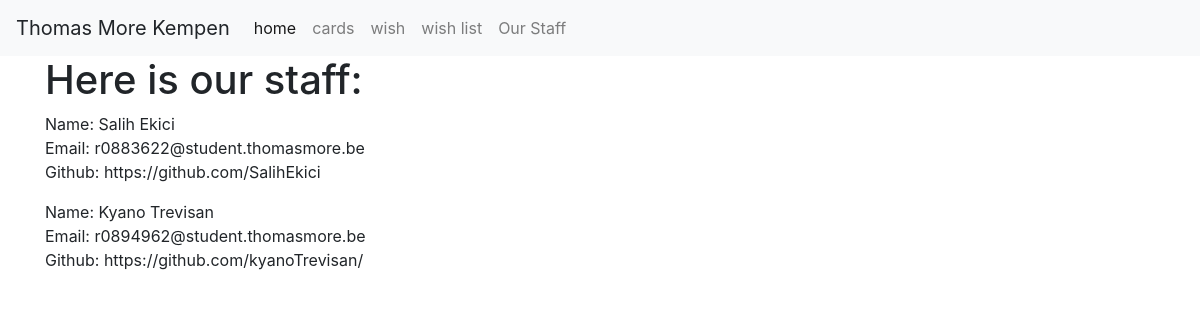
Screenshot of /staff with the database file from the repository.
### tables this page shows
CREATE TABLE staff (staffid INTEGER PRIMARY KEY AUTOINCREMENT NOT NULL, fullName TEXT, email TEXT, github TEXT);

### mysite/flask_app.py (the view)
@app.route('/staff')
def staff_list():
    conn = sqlite3.connect('database.db')
    conn.row_factory = dict_factory
    cur = conn.cursor()
    staff_list = cur.execute('SELECT * FROM staff').fetchall()
    conn.commit()
    conn.close()
    return render_template('staff.html', staff_list = staff_list)

### mysite/flask_app.py (called while the page is built)
def dict_factory(cursor, row):
    d = {}
    for idx, col in enumerate(cursor.description):
        d[col[0]] = row[idx]
    return d

### mysite/templates/staff.html (shortened to what this page needs)
{% extends 'index.html' %}
{% block content %}
<h1>Here is our staff:</h1>
{% for staff in staff_list%}
<p>Name: {{staff["fullName"]}} <br> Email: {{staff["email"]}} <br> Github: {{staff["github"]}}</p>
{% endfor %}
{% endblock %}

### rows the page displays
staff: fullName "Salih Ekici", email "r0883622@student.thomasmore.be", github "https://github.com/SalihEkici"
staff: fullName "Kyano Trevisan", email "r0894962@student.thomasmore.be", github "https://github.com/kyanoTrevisan/"
